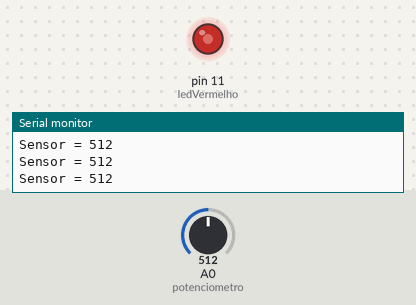
Simulated run of this sketch. Board: Arduino Uno, built with avr-gcc and run on an emulated ATmega328P. Shown: output pins drawn as LEDs (lit = HIGH), the last lines printed to the serial monitor. The inputs (shaded band) are chosen by the test bench; at power-on: A0 (potenciometro) = 512.

Above: at 1.2 s.
1.3 s: A0 (potenciometro) set to 716
At 2.5 s:
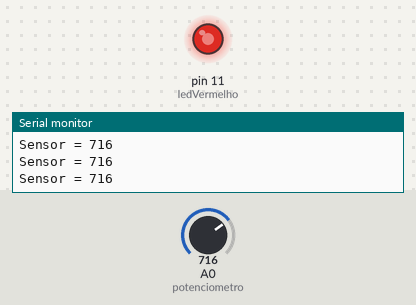
2.8 s: A0 (potenciometro) set to 900
At 3.6 s:
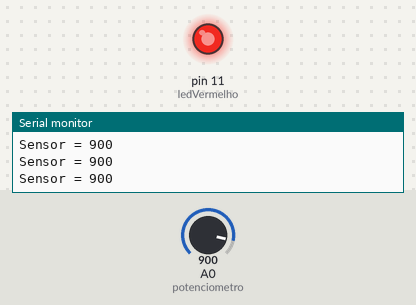
4.3 s: A0 (potenciometro) set to 122
At 4.8 s:
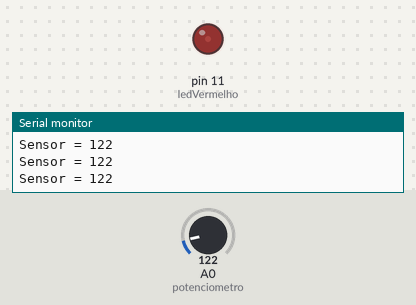
5.8 s: A0 (potenciometro) set to 108
At 7.1 s:
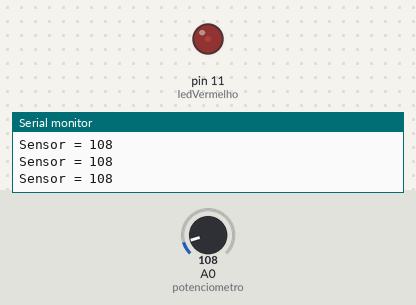
8.8 s: A0 (potenciometro) set to 94
At 9.3 s:
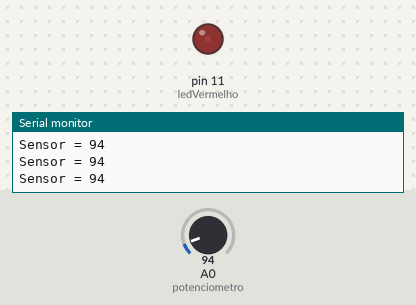
10.3 s: A0 (potenciometro) set to 511
At 11.7 s:
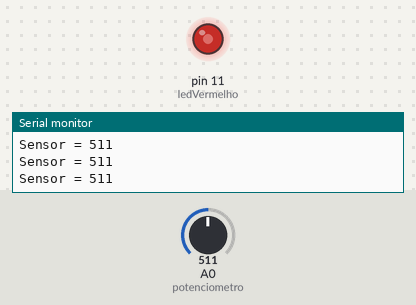
Timing chart, 0 to 12.8 s (numbered marks = the images above; inputs shaded):
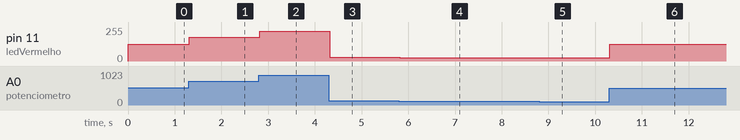

The sketch:

Exemplo-11-Potenciometro-Led.ino
```cpp
/*
Ler valor do potenciômetro e acender o led de forma gradual (PWM),
fazendo uma equivalência entre o valor do potenciômetro e o valor do led
*/

int potenciometro = A0;
long valor = 0;
int ledVermelho = 11;
int NOVO_VALOR = 0;

void setup(){
  Serial.begin(9600);
  pinMode(ledVermelho, OUTPUT);
}

void loop(){
  valor = analogRead(potenciometro); // 0 - 1023
  Serial.print("Sensor = ");
  Serial.println(valor);
  //map(potenciometro , inicio, fim , inicio , fim)
  NOVO_VALOR = map(valor , 0 , 1023 , 0 , 255);
  analogWrite(ledVermelho, NOVO_VALOR); // 0 - 255
  delay(10);
}
```

Measured:
- after the input at 1.3 s, pin 11 (ledVermelho): 127/255 → 178/255 at once
- after the input at 2.8 s, pin 11 (ledVermelho): 178/255 → 224/255 at once
- after the input at 4.3 s, pin 11 (ledVermelho): 224/255 → 30/255 at once
- after the input at 5.8 s, pin 11 (ledVermelho): 30/255 → 26/255 at once
- after the input at 8.8 s, pin 11 (ledVermelho): 26/255 → 23/255 at once
- after the input at 10.3 s, pin 11 (ledVermelho): 23/255 → 127/255 at once
